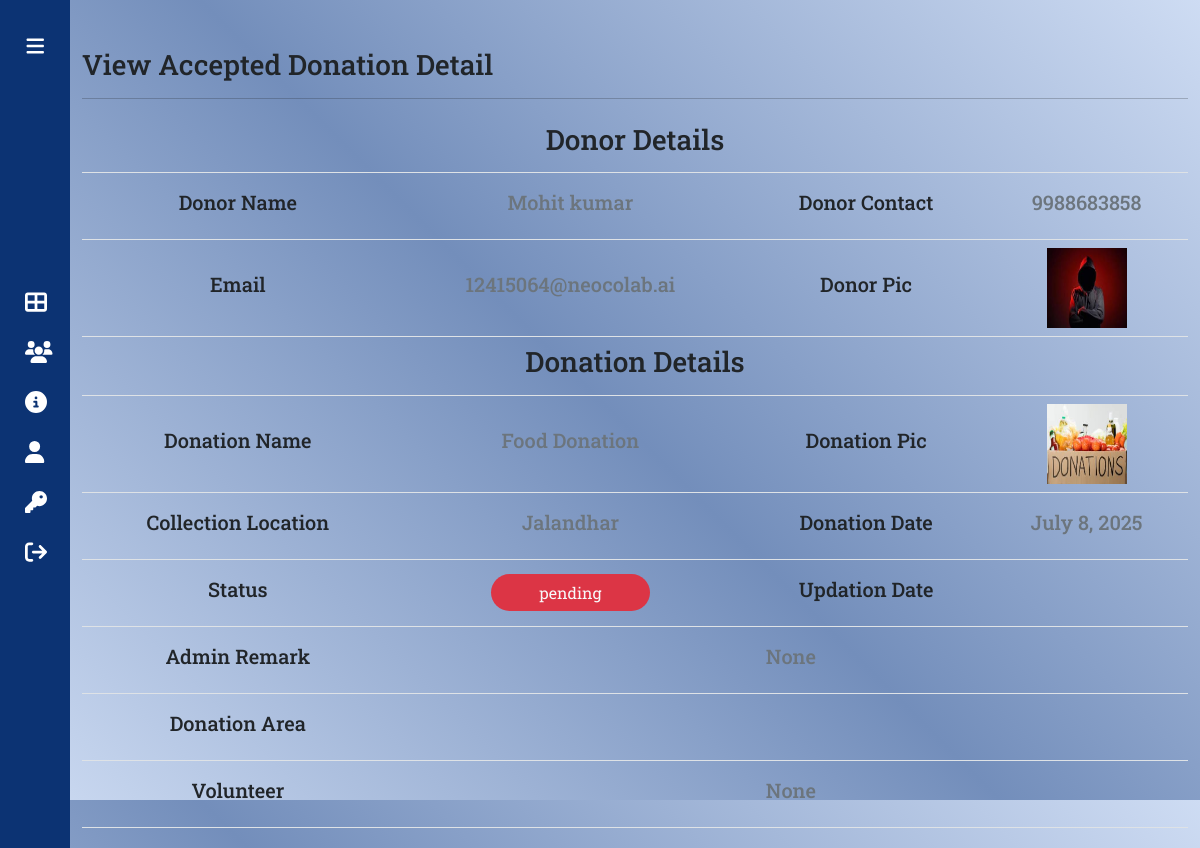
Screenshot of /donationcollection-detail/1 (signed in) with the database file from the repository.
### app/models.py (models this page shows, shortened)
class Donation(models.Model):
    donor = models.ForeignKey(Donor, on_delete=models.CASCADE)
    donationname = models.CharField(choices=DONATION_CHOICES,max_length=100, null=True)
    donationpic = models.ImageField(upload_to='donation', null=True, blank=True)
    collectionloc = models.CharField(max_length=300, null=True)
    description = models.CharField(max_length=300, null=True)
    status = models.CharField(max_length=30, null=True)
    donationdate = models.DateField(null=True)
    adminremark = models.CharField(max_length=200, null=True)
    volunteer = models.ForeignKey(Volunteer, on_delete=models.CASCADE, null=True)
    donationarea = models.ForeignKey(DonationArea, on_delete=models.CASCADE, null=True)
    volunteerremark = models.CharField(max_length=200, null=True)
    updatedondate = models.DateField(null=True)

class Donor(models.Model):
    user = models.ForeignKey(User, on_delete=models.CASCADE)
    contact = models.CharField(max_length=15, null=True)
    address = models.CharField(max_length=300, null=True)
    userpic = models.ImageField(upload_to='donor', null=True, blank=True)
    regdate = models.DateTimeField(auto_now_add=True)

### app/views.py (the view, shortened to what this page needs)
class donationcollection_detail(View):
    def get(self, request, pid):
        if not request.user.is_authenticated:
            return redirect('/login-admin/')
        donation = Donation.objects.get(id=pid)
        return render(request, 'donationcollection-detail.html', locals())

### app/templates/donationcollection-detail.html (shortened to what this page needs)
{% extends 'base-db-volunteer.html' %}
{% load static %}
{% block main %}
<div class="container mt-5 vh-100 table-responsive">
  <h3>View Accepted Donation Detail</h3>
  <hr>
  <table id="mytable" class="table data ">
      <tbody>
          <tr class="align-middle text-center" >
              <th colspan="4"><h3>Donor Details</h3></th>
          </tr>
<tr class="align-middle text-center">
    <td><h5>Donor Name</h5></td>
    <td><h5 class="text-secondary">{{ donation.donor.user.first_name }} {{ donation.donor.user.last_name }}</h5></td>
    <td><h5>Donor Contact</h5></td>
    <td><h5 class="text-secondary">{{ donation.donor.contact }}</h5></td>
</tr>
<tr class="align-middle text-center">
    <td><h5>Email</h5></td>
    <td><h5 class="text-secondary">{{ donation.donor.user.email }}</h5></td>
    <td><h5>Donor Pic</h5></td>
    <td><img src="{{ donation.donor.userpic.url }}" width="80" height="80" /></td>
</tr>
        <tr class="align-middle text-center">
              <th colspan="4"><h3>Donation Details</h3></th>
          </tr>
<tr class="align-middle text-center">
    <td><h5>Donation Name</h5></td>
    <td><h5 class="text-secondary">{{ donation.donationname }}</h5></td>
    <td><h5>Donation Pic</h5></td>
    <td><img src="{{ donation.donationpic.url }}" width="80" height="80" /></td>
</tr>
<tr class="align-middle text-center">
    <td><h5>Collection Location</h5></td>
    <td><h5 class="text-secondary">{{ donation.collectionloc }}</h5></td>
    <td><h5>Donation Date</h5></td>
    <td><h5 class="text-secondary">{{ donation.donationdate }}</h5></td>
</tr>
<tr class="align-middle text-center">
    <td><h5>Status</h5></td>
    <td>
        <span class="text-center bg-danger font-weight-bold text-light text-light py-2 rounded-pill px-5">{{ donation.status }}</span>
    </td>
    <td><h5>Updation Date</h5></td>
    <td><h5 class="text-secondary">{{ donation.updationdate }}</h5></td>
</tr>
          <tr class="align-middle text-center">
              <td><h5 >Admin Remark</h5></td>
              <td colspan="3">
                <h5 class="text-secondary">{{donation.adminremark}}</h5>
              </td>
          </tr>
        <tr class="align-middle text-center">
          <td><h5 >Donation Area</h5></td>
          <td colspan="3"> <h5 class="text-secondary">{{ donation.donationarea.areaname }}</h5></td>
        </tr>
        <tr class="align-middle text-center">
          <td><h5 >Volunteer</h5></td>
          <td colspan="3"> <h5 class="text-secondary">{{donation.volunteer}}</h5></td>
        </tr>
      {% else% }
      <tr class="align-middle text-center">
        <td><h5 >Volunteer Remark</h5></td>
        <td colspan="3">
          <h5 class="text-secondary">{{donation.volunteerremark}}</h5>
        </td>
      </tr>
          {% endif %}
      </tbody>
  </table>
</div>
{% endblock main %}

### app/static/css/style-admin.css (style rules this page uses)
* { margin:0; padding:0; box-sizing: border-box; }
body { position: relative; min-height: 100vh; width: 100%; overflow: hidden; }
.table tr td { height: 50px; }

### app/templates/base-db-volunteer.html (style rules this page uses)
body { background-image: linear-gradient(45deg, #CEDCF3, #738EBB, #CEDCF3); }

### rows the page displays
Donation: donor.user.first_name "Mohit", donor.user.last_name "kumar", donor.contact "9988683858", donor.user.email "12415064@neocolab.ai", donor.userpic (picture), donationname "Food Donation", donationpic (picture), collectionloc "Jalandhar", donationdate "July 8, 2025", status "pending", adminremark "None", volunteer "None"
